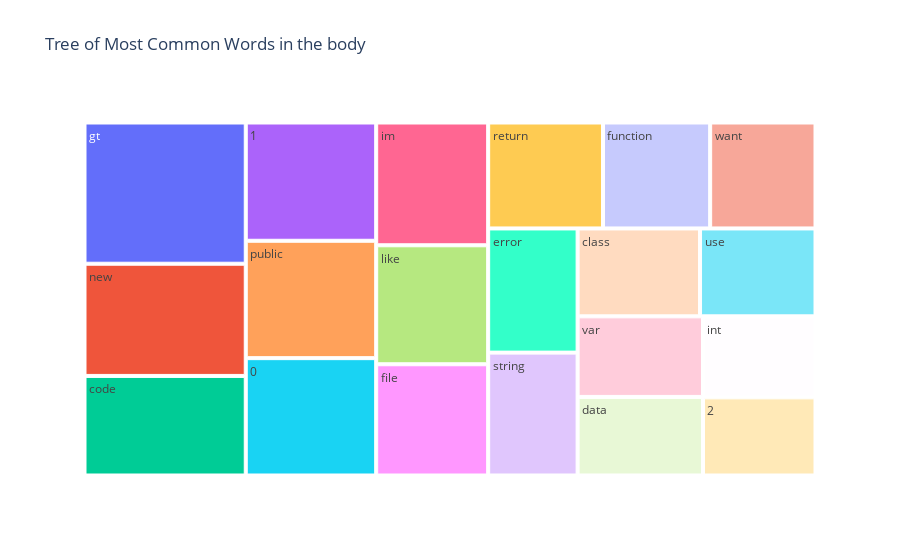

This figure's notebook cell:
### Code cell
fig = px.treemap(temp, path=['Common_words'], values='count',title='Tree of Most Common Words in the body')
fig.show()

### Figure 1 — Plotly figure (JSON) as saved in the notebook; plotly's stock layout.template omitted (floating-point values rounded to 4 significant figures)
{"data": [{"branchvalues": "total", "domain": {"x": [0, 1], "y": [0, 1]}, "hovertemplate": "labels=%{label}<br>count=%{value}<br>parent=%{parent}<br>id=%{id}<extra></extra>", "ids": ["0", "1", "2", "class", "code", "data", "error", "file", "function", "gt", "im", "int", "like", "new", "public", "return", "string", "use", "var", "want"], "labels": ["0", "1", "2", "class", "code", "data", "error", "file", "function", "gt", "im", "int", "like", "new", "public", "return", "string", "use", "var", "want"], "name": "", "parents": ["", "", "", "", "", "", "", "", "", "", "", "", "", "", "", "", "", "", "", ""], "type": "treemap", "values": [30988, 31233, 17803, 21786, 32511, 19945, 22485, 25222, 22994, 46113, 27834, 18456, 26977, 36634, 30995, 24627, 22254, 20546, 20457, 22595]}], "layout": {"legend": {"tracegroupgap": 0}, "title": {"text": "Tree of Most Common Words in the body"}}}
